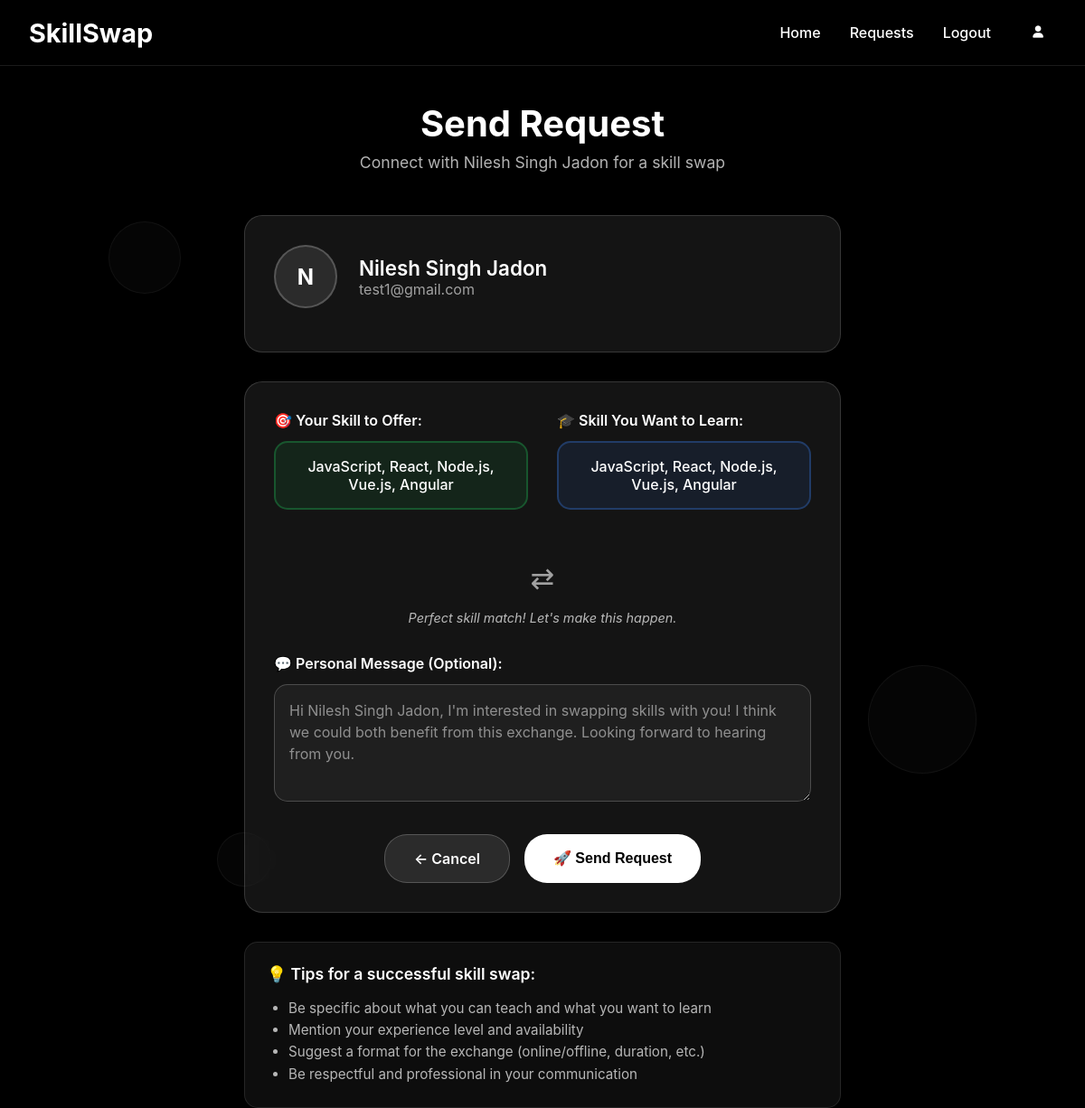
Page /swap/send-request/test1@gmail.com/ (signed in) on the committed database.
### swaps/models.py (models this page shows)
class SwapUser(AbstractUser):
    name = models.CharField(max_length=50)
    username = models.EmailField(unique=True, null=False, primary_key=True)
    city = models.CharField(max_length=50)
    profile = models.ImageField(upload_to='photos', null=False)
    skills = models.TextField()
    skills_wanted = models.TextField()
    is_public = models.BooleanField(default=True)
    USERNAME_FIELD = 'username'
    REQUIRED_FIELDS = ['name']

### swaps/views.py (the view, shortened to what this page needs)
# urls.py: path('send-request/<str:username>/',views.send_request,name='send_request'),
@login_required
def send_request(request, username):
    receiver = get_object_or_404(SwapUser, username=username)
    sender = request.user
    return render(request, 'send_request.html', {
        'receiver': receiver,
        'sender': sender
    })

### templates/send_request.html (shortened to what this page needs)
{% extends "base.html" %}
{% block content %}
<div class="container" style="padding-top: 2rem; max-width: 700px;">
    <div style="text-align: center; margin-bottom: 3rem;">
        <h1 style="color: white; font-size: 2.5rem; font-weight: 700; margin-bottom: 0.5rem;">
            Send Request
        </h1>
        <p style="color: rgba(255, 255, 255, 0.7); font-size: 1.1rem;">
            Connect with {{ receiver.name }} for a skill swap
        </p>
    </div>
    <div style="background: rgba(255, 255, 255, 0.08); border: 1px solid rgba(255, 255, 255, 0.15); border-radius: 20px; padding: 2rem; margin-bottom: 2rem;">
        <div class="user-info" style="display: flex; align-items: center; gap: 1.5rem; margin-bottom: 1rem;">
            <div class="avatar" style="width: 70px; height: 70px; border-radius: 50%; background: rgba(255, 255, 255, 0.1); border: 2px solid rgba(255, 255, 255, 0.2); display: flex; align-items: center; justify-content: center; color: white; font-weight: 700; font-size: 1.5rem;">
                {{ receiver.name|slice:":1"|upper }}
            </div>
            <div>
                <h3 style="color: white; font-size: 1.4rem; font-weight: 600; margin: 0;">
                    {{ receiver.name }}
                </h3>
                <p style="color: rgba(255, 255, 255, 0.6); font-size: 1rem; margin: 0;">
                    {{ receiver.username }}
                </p>
            </div>
        </div>
    </div>
    <div class="card" style="background: rgba(255, 255, 255, 0.08); border: 1px solid rgba(255, 255, 255, 0.15); border-radius: 20px; padding: 2rem;">
        <form method="POST" action="{% url 'send_request' receiver.username %}">
            <div style="display: grid; grid-template-columns: 1fr 1fr; gap: 2rem; margin-bottom: 2rem;">
                <div class="form-group">
                    <label for="skillOffered" style="color: white; font-size: 1rem; font-weight: 600; display: block; margin-bottom: 0.8rem;">
                        🎯 Your Skill to Offer:
                    </label>
                    <div style="background: rgba(34, 197, 94, 0.1); border: 2px solid rgba(34, 197, 94, 0.3); border-radius: 15px; padding: 1rem; color: white; font-size: 1rem; font-weight: 500; text-align: center;">
                        {{ sender.skills }}
                    </div>
                </div>
                <div class="form-group">
                    <label for="skillWanted" style="color: white; font-size: 1rem; font-weight: 600; display: block; margin-bottom: 0.8rem;">
                        🎓 Skill You Want to Learn:
                    </label>
                    <div style="background: rgba(59, 130, 246, 0.1); border: 2px solid rgba(59, 130, 246, 0.3); border-radius: 15px; padding: 1rem; color: white; font-size: 1rem; font-weight: 500; text-align: center;">
                        {{ receiver.skills }}
                    </div>
                </div>
            </div>
            <div style="text-align: center; margin-bottom: 2rem;">
                <div style="color: rgba(255, 255, 255, 0.6); font-size: 2rem; margin: 1rem 0;">
                    ⇄
                </div>
                <p style="color: rgba(255, 255, 255, 0.7); font-size: 0.9rem; font-style: italic;">
                    Perfect skill match! Let's make this happen.
                </p>
            </div>
            <div class="form-group" style="margin-bottom: 2rem;">
                <label for="message" style="color: white; font-size: 1rem; font-weight: 600; display: block; margin-bottom: 0.8rem;">
                    💬 Personal Message (Optional):
                </label>
                <textarea id="message" name="message" rows="4"
                    style="width: 100%; padding: 1rem; border: 1px solid rgba(255, 255, 255, 0.2); border-radius: 15px; background: rgba(255, 255, 255, 0.05); color: white; font-size: 1rem; resize: vertical; font-family: inherit; line-height: 1.5;"
                    placeholder="Hi {{ receiver.name }}, I'm interested in swapping skills with you! I think we could both benefit from this exchange. Looking forward to hearing from you."></textarea>
            </div>
            <div style="display: flex; gap: 1rem; justify-content: center; flex-wrap: wrap;">
                <a href="{% url 'home' %}"
                   style="background: rgba(255, 255, 255, 0.1); color: white; padding: 1rem 2rem; border-radius: 25px; text-decoration: none; font-weight: 600; border: 1px solid rgba(255, 255, 255, 0.2); transition: all 0.3s ease; min-width: 120px; text-align: center;"
                   onmouseover="this.style.background='rgba(255, 255, 255, 0.2)'; this.style.transform='translateY(-2px)'"
                   onmouseout="this.style.background='rgba(255, 255, 255, 0.1)'; this.style.transform='translateY(0)'">
                    ← Cancel
                </a>
                <button type="submit"
                    style="background: white; color: black; padding: 1rem 2rem; border-radius: 25px; border: none; font-weight: 600; cursor: pointer; transition: all 0.3s ease; min-width: 120px; font-size: 1rem;"
                    onmouseover="this.style.background='#ccc'; this.style.transform='translateY(-2px)'"
                    onmouseout="this.style.background='white'; this.style.transform='translateY(0)'">
                    🚀 Send Request
                </button>
            </div>
        </form>
    </div>
    <div style="background: rgba(255, 255, 255, 0.05); border: 1px solid rgba(255, 255, 255, 0.1); border-radius: 15px; padding: 1.5rem; margin-top: 2rem;">
        <h4 style="color: white; font-size: 1.1rem; font-weight: 600; margin-bottom: 1rem; display: flex; align-items: center; gap: 0.5rem;">
            💡 Tips for a successful skill swap:
        </h4>
        <ul style="color: rgba(255, 255, 255, 0.7); font-size: 0.95rem; line-height: 1.6; margin: 0; padding-left: 1.5rem;">
            <li>Be specific about what you can teach and what you want to learn</li>
            <li>Mention your experience level and availability</li>
            <li>Suggest a format for the exchange (online/offline, duration, etc.)</li>
            <li>Be respectful and professional in your communication</li>
        </ul>
    </div>
</div>
{% endblock %}

### templates/base.html (style rules this page uses)
* { margin: 0; padding: 0; box-sizing: border-box; }
body { font-family: 'Inter', -apple-system, BlinkMacSystemFont, sans-serif; background: #000; min-height: 100vh; color: #fff; overflow-x: hidden; }
.container { max-width: 1200px; margin: 0 auto; padding: 0 20px; }
.card { background: rgba(255, 255, 255, 0.05); border-radius: 20px; padding: 2rem; margin: 1rem 0; backdrop-filter: blur(20px); border: 1px solid rgba(255, 255, 255, 0.1); transition: all 0.3s ease; }
.user-info { display: flex; align-items: center; gap: 1rem; margin-bottom: 1rem; }
.avatar { width: 50px; height: 50px; border-radius: 50%; background: rgba(255, 255, 255, 0.1); border: 1px solid rgba(255, 255, 255, 0.2); display: flex; align-items: center; justify-content: center; color: white; font-weight: 600; font-size: 1.2rem; }
.form-group { margin-bottom: 1.5rem; }

### templates/send_request.html (style rules this page uses)
textarea::placeholder { color: rgba(255, 255, 255, 0.5); }

### rows in the picture
SwapUser: name "Nilesh Singh Jadon", name "N", username "test1@gmail.com", skills "JavaScript, React, Node.js, Vue.js, Angular"
